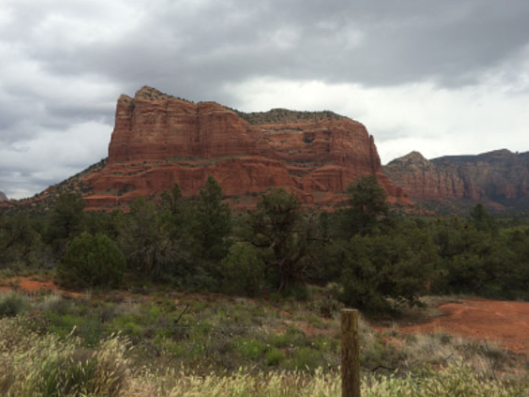
#> input picture project2/50320301/left.jpg, 529 x 397 px
$ python task2.py
#> lines starting #> are read from the running program, lines starting #| are printed output that depends on the picture
"""
Image Stitching Problem
(Due date: Oct. 23, 3 P.M., 2019)
The goal of this task is to stitch two images of overlap into one image.
To this end, you need to find feature points of interest in one image, and then find
the corresponding ones in another image. After this, you can simply stitch the two images
by aligning the matched feature points.
For simplicity, the input two images are only clipped along the horizontal direction, which
means you only need to find the corresponding features in the same rows to achieve image stiching.

Do NOT modify the code provided to you.
You are allowed use APIs provided by numpy and opencv, except “cv2.findHomography()” and
APIs that have “stitch”, “Stitch”, “match” or “Match” in their names, e.g., “cv2.BFMatcher()” and
“cv2.Stitcher.create()”.
"""
import cv2
import numpy as np
import random


# find keypoints and use SIFT descriptors to extract features for these keypoints
def sift(img):
    gray_img = cv2.cvtColor(img, cv2.COLOR_BGR2GRAY)
    sift = cv2.xfeatures2d.SIFT_create()
    kp, des = sift.detectAndCompute(gray_img, None)
    kp = np.float32([item.pt for item in kp])
    return kp, des


# match keypoints between two images
def matchKeypoints(des1, des2):
    # use KNN-matching algorithm to get the two closest descriptor
    matcher = cv2.DescriptorMatcher_create("BruteForce")
    knn_match = matcher.knnMatch(des1, des2, 2)  # return DMatch, including queryIdx，trainIdx，distance
    matches = []

    # calculate the ratio between the two closest distance
    # if the ratio is greater than the predetermined value, it is taken as the final match.
    for item in knn_match:
        if len(item) == 2 and item[0].distance < item[1].distance * 0.75:
            matches.append((item[0].trainIdx, item[0].queryIdx))
    return matches


# compute the homography matrix using RANSAC algorithm
def findHomography(kp1, kp2, matches):
    if len(matches) > 4:
        pt1 = np.float32([kp1[i] for (_, i) in matches])
        pt2 = np.float32([kp2[i] for (i, _) in matches])
        (M, status) = cv2.findHomography(pt1, pt2, cv2.RANSAC, 5.0)  # return the matches along with the homograpy matrix and status of each matched point
        return M
    else:
        return None


#  stitch the two given images
def stitch(img1, img2, HM):
    # Applies a perspective transformation to an image.
    wrap = cv2.warpPerspective(img1, HM, (img1.shape[1] + img2.shape[1], img1.shape[0]+img2.shape[0]))
    # stitch the left image
    wrap[0:img2.shape[0], 0:img2.shape[1]] = img2

    # remove the black border
    rows, cols = np.where(wrap[:, :, 0] != 0)
    min_row, max_row = min(rows), max(rows) + 1
    min_col, max_col = min(cols), max(cols) + 1
    result = wrap[min_row:max_row, min_col:max_col, :]
    return result


def solution(left_img, right_img):
    """
    :param left_img:
    :param right_img:
    :return: you need to return the result image which is stitched by left_img and right_img
    """
    kpl, desl = sift(left_img)
    kpr, desr = sift(right_img)
    matches = matchKeypoints(desr, desl)
    matrix = findHomography(kpr, kpl, matches)
    result = stitch(right_img, left_img, matrix)
    return result

    raise NotImplementedError


if __name__ == "__main__":
    left_img = cv2.imread('left.jpg')
#> left_img is the input picture: shape (397, 529, 3); mean B, G, R 101.4, 112.9, 118.8
    right_img = cv2.imread('right.jpg')
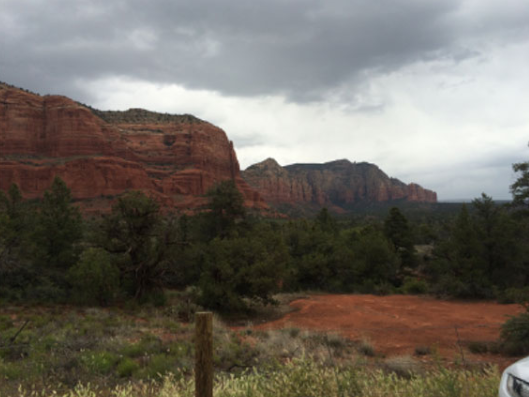
#> input picture project2/50320301/right.jpg, 529 x 397 px
#> right_img is the input picture: shape (397, 529, 3); mean B, G, R 97.1, 105.1, 110.5

    result_image = solution(left_img, right_img)
#> in sift, `gray_img = cv2.cvtColor(img, cv2.COLOR_BGR2GRAY)`:
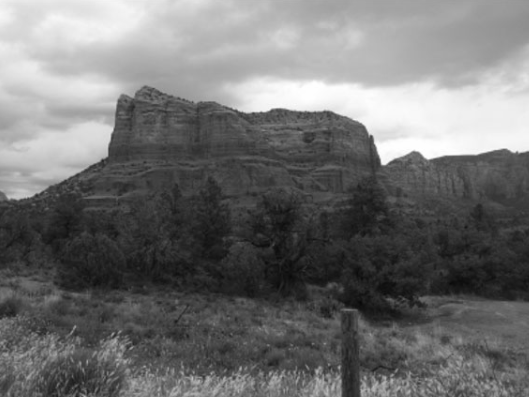
#> gray_img: shape (397, 529); min 7, max 255, mean 113.4
#> in sift, `kp, des = sift.detectAndCompute(gray_img, None)`: kp = 886 keypoints; strongest (x, y, size): (388, 151, 15.5), (384, 161, 6), (419, 122, 67.7), (259, 96, 27.9)
#> in sift, `kp = np.float32([item.pt for item in kp])`: kp = 886 pairs, first value 3.91 to 522.1, second value 60.94 to 394.2
#> in solution, `kpl, desl = sift(left_img)`: kpl has the same summary as kp in sift
#> in sift (call 2), `gray_img = cv2.cvtColor(img, cv2.COLOR_BGR2GRAY)`:
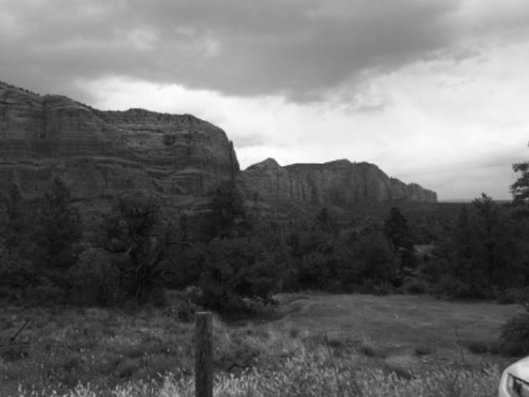
#> gray_img: shape (397, 529); min 5, max 254, mean 105.8
#> in sift (call 2), `kp, des = sift.detectAndCompute(gray_img, None)`: kp = 531 keypoints; strongest (x, y, size): (246, 158, 14.1), (246, 157, 14.9), (273, 131, 59.8), (243, 166, 5.7)
#> in sift (call 2), `kp = np.float32([item.pt for item in kp])`: kp = 531 pairs, first value 2.6 to 524.9, second value 60.62 to 394
#> in solution, `kpr, desr = sift(right_img)`: kpr has the same summary as kp in sift
#> in matchKeypoints, `knn_match = matcher.knnMatch(des1, des2, 2)`: knn_match = 531 matches
#> after the loop in matchKeypoints, `for item in knn_match:`: matches = 108 pairs, first value 133 to 876, second value 1 to 464
#> in findHomography, `pt1 = np.float32([kp1[i] for (_, i) in matches])`: pt1 = 108 pairs, first value 4.38 to 434.3, second value 78.43 to 382.1
#> in findHomography, `pt2 = np.float32([kp2[i] for (i, _) in matches])`: pt2 = 108 pairs, first value 72.89 to 510.7, second value 71.3 to 388.8
#> in findHomography, `(M, status) = cv2.findHomography(pt1, pt2, cv2.RANSAC, 5.0)`: M = [[0.67, 0.0157, 160.4], [-0.128, 0.875, 21.81], [-0.00062, -1.46e-05, 1]]; status = 108 values, max 1 at index 0, min 0 at index 63, mean 0.944
#> in solution, `matrix = findHomography(kpr, kpl, matches)`: matrix has the same summary as M in findHomography
#> in stitch, `wrap = cv2.warpPerspective(img1, HM, (img1.shape[1] + img2.shape[1], i..`:
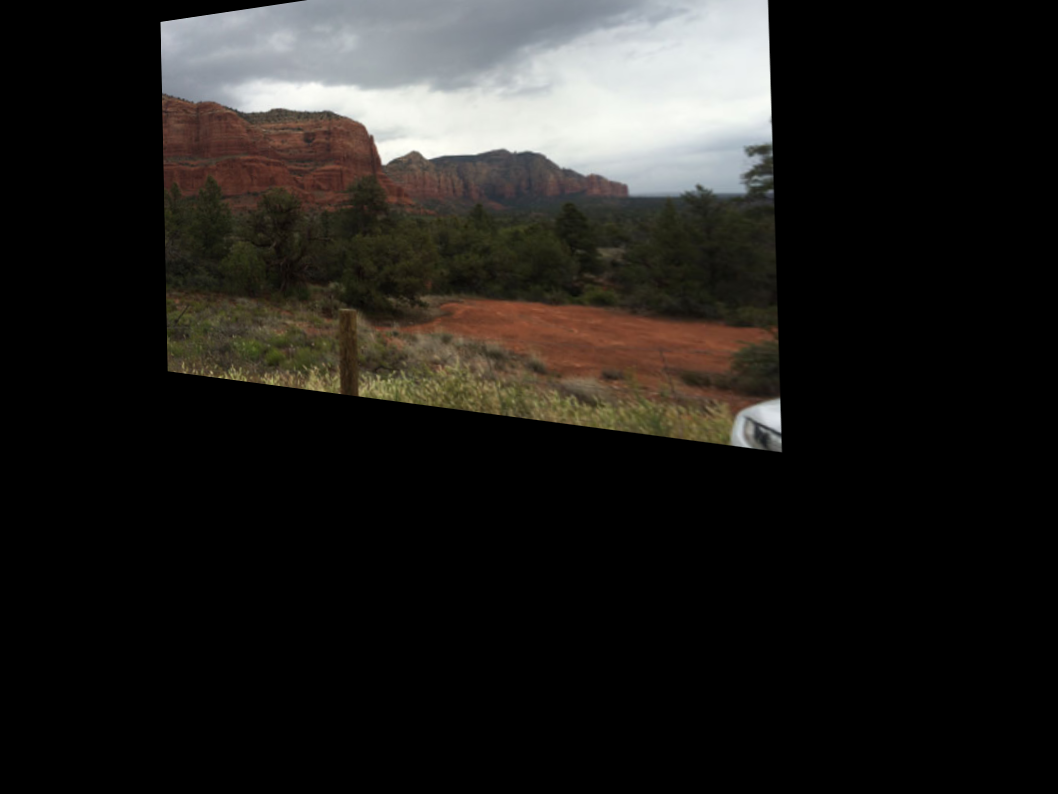
#> wrap: shape (794, 1058, 3); mean B, G, R 29.3, 31.9, 33.5
#> in stitch, `wrap[0:img2.shape[0], 0:img2.shape[1]] = img2`:
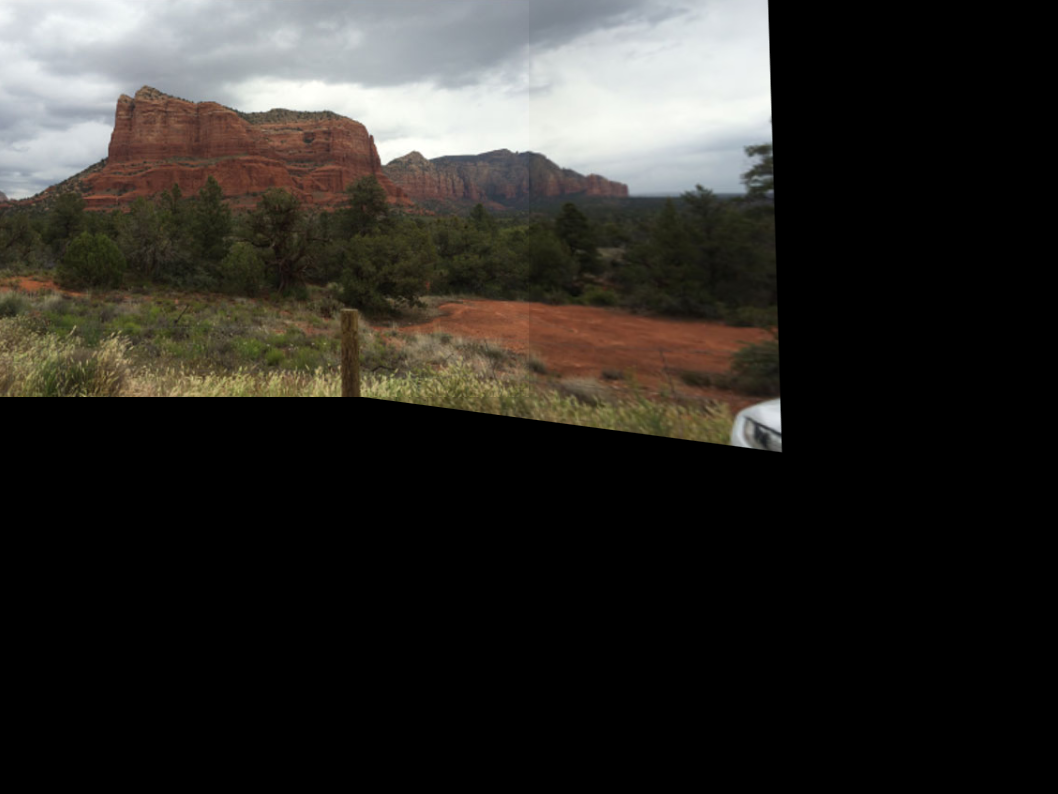
#> wrap: shape (794, 1058, 3); mean B, G, R 39.9, 43.8, 46
#> in stitch, `min_row, max_row = min(rows), max(rows) + 1`: min_row = 0; max_row = 453
#> in stitch, `min_col, max_col = min(cols), max(cols) + 1`: min_col = 0; max_col = 783
#> in stitch, `result = wrap[min_row:max_row, min_col:max_col, :]`:
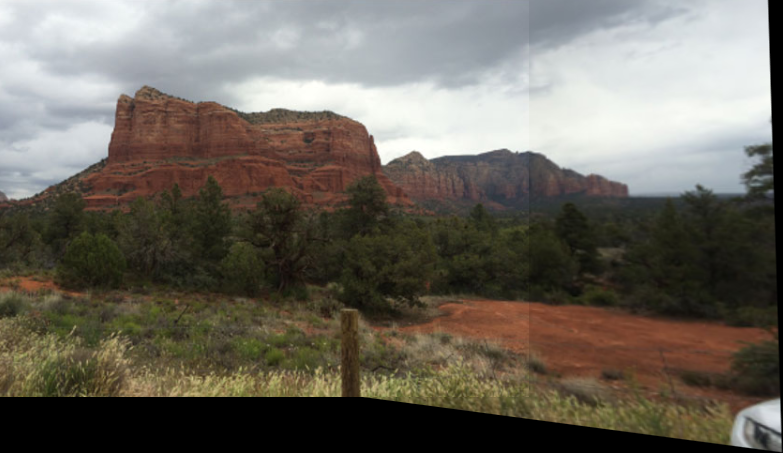
#> result: shape (453, 783, 3); mean B, G, R 94.5, 103.8, 108.9
    cv2.imwrite('results/task2_result.jpg', result_image)
